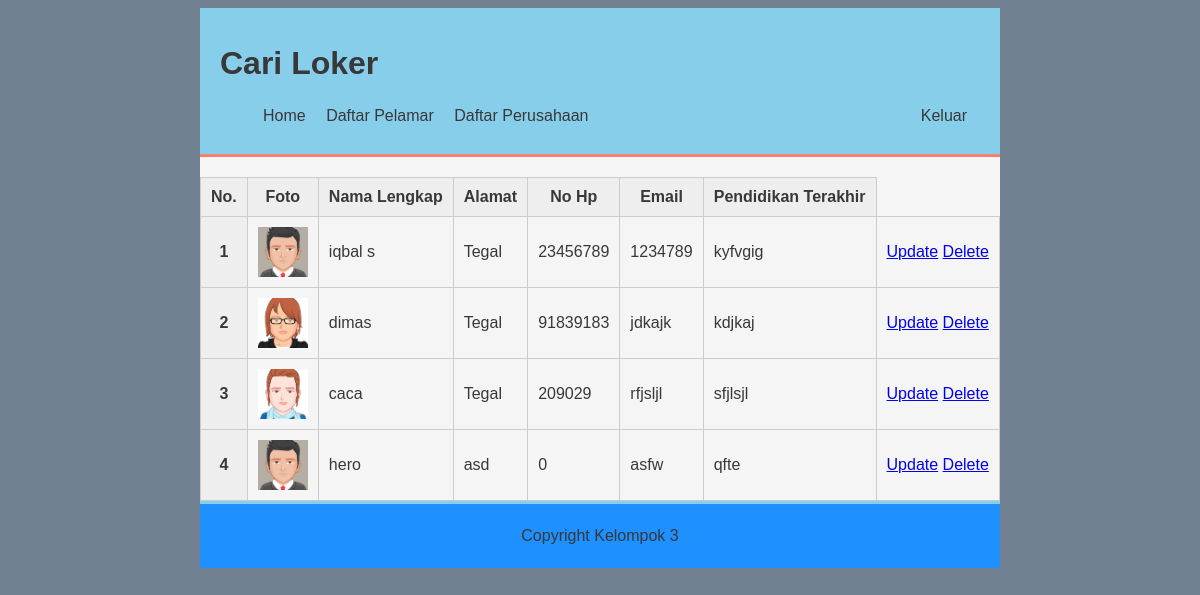
The app's page /admin/pelamar.php with its own data.
### tables this page shows
CREATE TABLE `daftar` (
  `id` int(11) NOT NULL,
  `nama` varchar(25) NOT NULL,
  `alamat` varchar(50) NOT NULL,
  `no_hp` int(13) NOT NULL,
  `email` varchar(50) NOT NULL,
  `pendidikan` varchar(50) NOT NULL,
  `foto` varchar(100) NOT NULL
);

### admin/pelamar.php (the view)
<?php
include "header.php";
?>
<div class="container2" align="center">
	<table class="table">
		<thead>
			<tr>
				<th scope="col">No.</th>
				<th scope="col">Foto</th>
				<th scope="col">Nama Lengkap</th>
				<th scope="col">Alamat</th>
				<th scope="col">No Hp</th>
				<th scope="col">Email</th>
				<th scope="col">Pendidikan Terakhir</th>
			</tr>
			<?php
			include 'koneksi.php';
			$daftar = mysqli_query($koneksi, "SELECT * FROM daftar");
			$no = 1;
			while ($d = mysqli_fetch_array($daftar)) {
			?>
		</thead>
		<tbody>
			<tr>
				<th scope="row"><?php echo $no++; ?></th>
				<td><img src="img/<?= $d['foto'] ?>" width="50"></td>
				<td><?php echo $d['nama']; ?></td>
				<td><?php echo $d['alamat']; ?></td>
				<td><?php echo $d['no_hp']; ?></td>
				<td><?php echo $d['email']; ?></td>
				<td><?php echo $d['pendidikan']; ?></td>
				<td>
					<a href="edit2.php?id=<?php echo $d['id']; ?>">Update</a>
					<a href="delete2.php?id=<?php echo $d['id']; ?>">Delete</a>
				</td>
			</tr>
		<?php
			}
		?>
		</tbody>
	</table>
</div>
<?php
include "footer.php";
?>

### css/style.css (style rules this page uses)
.container2 { width: 800px; height: auto; margin: auto; background-color: whitesmoke; border-top: 3px solid salmon; border-bottom: 3px solid skyblue; }
.table { width: 100%; margin-top: 20px; border-collapse: collapse; }
.table th, .table td { border: 1px solid #ccc; padding: 10px; }
.table th { background: #eee; }

### records on screen
daftar: foto (picture), nama "iqbal s", alamat "Tegal", no_hp "23456789", email "1234789", pendidikan "kyfvgig"
daftar: foto (picture), nama "dimas", alamat "Tegal", no_hp "91839183", email "jdkajk", pendidikan "kdjkaj"
daftar: foto (picture), nama "caca", alamat "Tegal", no_hp "209029", email "rfjsljl", pendidikan "sfjlsjl"
daftar: foto (picture), nama "hero", alamat "asd", no_hp "0", email "asfw", pendidikan "qfte"
